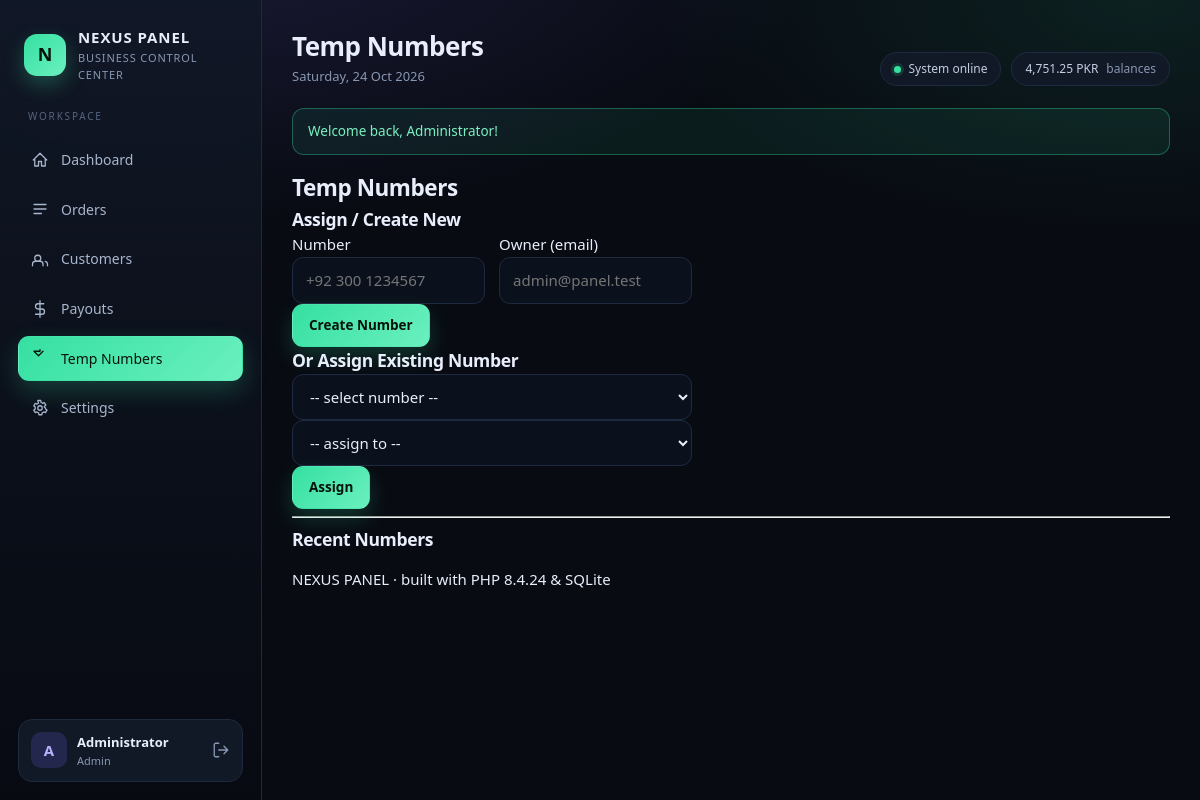
Screenshot of /numbers.php (signed in) with the database file from the repository.
### tables this page shows
CREATE TABLE users (
            id            INTEGER PRIMARY KEY AUTOINCREMENT,
            name          TEXT    NOT NULL,
            email         TEXT    NOT NULL UNIQUE,
            password_hash TEXT    NOT NULL,
            role          TEXT    NOT NULL DEFAULT "admin",
            created_at    TEXT    NOT NULL
        );

### inc/db.php (called while the page is built, shortened)
<?php
function db(): PDO
{
    static $pdo = null;
    if ($pdo instanceof PDO) {
        return $pdo;
    }
    $dir = BASE_PATH . '/data';
    $pdo = new PDO('sqlite:' . $dir . '/panel.sqlite');
    $pdo->setAttribute(PDO::ATTR_ERRMODE, PDO::ERRMODE_EXCEPTION);
    $pdo->setAttribute(PDO::ATTR_DEFAULT_FETCH_MODE, PDO::FETCH_ASSOC);
    $pdo->exec('PRAGMA foreign_keys = ON');
    db_seed($pdo);
    return $pdo;
}
function db_seed(PDO $pdo): void
{
    $count = (int) $pdo->query('SELECT COUNT(*) FROM users')->fetchColumn();
    if ($count > 0) {
        return;
    }
}

### inc/functions.php (called while the page is built, shortened)
<?php
function e(?string $value): string
{
    return htmlspecialchars((string) $value, ENT_QUOTES | ENT_SUBSTITUTE, 'UTF-8');
}
function money(float $amount): string
{
    return number_format($amount, 2) . ' ' . setting('currency', 'PKR');
}
function setting(string $key, string $default = ''): string
{
    static $cache = null;
    if ($cache === null) {
        $cache = [];
        foreach (db()->query('SELECT key, value FROM settings') as $row) {
            $cache[$row['key']] = $row['value'];
        }
    }
    return $cache[$key] ?? $default;
}
function take_flash(): array
{
    $items = $_SESSION['flash'] ?? [];
    return $items;
}
function current_user(): ?array
{
    static $user = null;
    if ($user !== null) {
        return $user;
    }
    $id = $_SESSION['user_id'] ?? null;
    $stmt = db()->prepare('SELECT id, name, email, role FROM users WHERE id = :id');
    $stmt->execute([':id' => $id]);
    $row = $stmt->fetch();
    $user = $row ?: null;
    return $user;
}
function require_login(): void
{
    if (!current_user()) {
        redirect('login.php');
    }
}
function stats(): array
{
    $pdo = db();
    $today = date('Y-m-d');
    $ordersToday = (int) $pdo
        ->query("SELECT COUNT(*) FROM orders WHERE date(created_at) = '$today'")
        ->fetchColumn();
    $ordersTotal = (int) $pdo->query('SELECT COUNT(*) FROM orders')->fetchColumn();
    $revenue = (float) $pdo
        ->query("SELECT COALESCE(SUM(amount), 0) FROM orders WHERE status = 'done'")
        ->fetchColumn();
    $payoutsPending = (float) $pdo
        ->query("SELECT COALESCE(SUM(amount), 0) FROM payouts WHERE status = 'pending'")
        ->fetchColumn();
    $customers = (int) $pdo->query('SELECT COUNT(*) FROM customers')->fetchColumn();
    $balances = (float) $pdo->query('SELECT COALESCE(SUM(balance), 0) FROM customers')->fetchColumn();
    return [
        'orders_today'    => $ordersToday,
        'orders_total'    => $ordersTotal,
        'revenue'         => $revenue,
        'payouts_pending' => $payoutsPending,
        'customers'       => $customers,
        'balances'        => $balances,
    ];
}

### inc/layout.php (the view, shortened to what this page needs)
<?php
function render_header(string $active, string $title): void
{
    $user = current_user();
    $site = setting('site_name', 'NEXUS PANEL');
    $nav = [
        'dashboard' => ['Dashboard', 'M3 12l9-9 9 9M5 10v10h5v-6h4v6h5V10'],
        'orders'    => ['Orders',    'M4 6h16M4 12h16M4 18h10'],
        'customers' => ['Customers', 'M16 21v-2a4 4 0 00-4-4H6a4 4 0 00-4 4v2M9 7a4 4 0 100 8 4 4 0 000-8zm13 14v-2a4 4 0 00-3-3.87'],
        'payouts'   => ['Payouts',   'M12 1v22M17 5H9.5a3.5 3.5 0 000 7h5a3.5 3.5 0 010 7H6'],
        'numbers'   => ['Temp Numbers', 'M12 1v2H4l6 6 6-6'],
        'settings'  => ['Settings',  'M12 15a3 3 0 100-6 3 3 0 000 6zm7.4-3a7.4 7.4 0 01-.1 1.2l2 1.6-2 3.4-2.4-1a7.5 7.5 0 01-2 1.2l-.4 2.6h-4l-.4-2.6a7.5 7.5 0 01-2-1.2l-2.4 1-2-3.4 2-1.6a7.4 7.4 0 010-2.4l-2-1.6 2-3.4 2.4 1a7.5 7.5 0 012-1.2L9 2h4l.4 2.6a7.5 7.5 0 012 1.2l2.4-1 2 3.4-2 1.6c.06.4.1.8.1 1.2z'],
    ];
    ?>
<!DOCTYPE html>
<html lang="en">
<head>
<link rel="stylesheet" href="assets/app.css">
</head>
<body>
<div class="shell">
    <aside class="sidebar">
        <div class="brand">
            <div class="brand-mark">N</div>
            <div>
                <div class="brand-name"><?= e($site) ?></div>
                <div class="brand-sub"><?= e(setting('tagline', 'Control Center')) ?></div>
            </div>
        </div>
        <nav class="nav">
            <div class="nav-label">Workspace</div>
            <?php foreach ($nav as $key => [$label, $path]): ?>
            <a class="nav-item <?= $active === $key ? 'is-active' : '' ?>" href="<?= e($key) ?>.php">
                <svg viewBox="0 0 24 24" aria-hidden="true"><path d="<?= e($path) ?>"/></svg>
                <span><?= e($label) ?></span>
            </a>
            <?php endforeach; ?>
        </nav>
        <div class="sidebar-foot">
            <div class="avatar"><?= e(strtoupper(substr((string) ($user['name'] ?? 'A'), 0, 1))) ?></div>
            <div class="who">
                <div class="who-name"><?= e($user['name'] ?? '') ?></div>
                <div class="who-role"><?= e(ucfirst($user['role'] ?? 'admin')) ?></div>
            </div>
            <a class="logout" href="logout.php" title="Log out">
                <svg viewBox="0 0 24 24" aria-hidden="true"><path d="M9 21H5a2 2 0 01-2-2V5a2 2 0 012-2h4M16 17l5-5-5-5M21 12H9"/></svg>
            </a>
        </div>
    </aside>
    <main class="main">
        <header class="topbar">
            <div>
                <h1><?= e($title) ?></h1>
                <p class="muted"><?= e(date('l, d M Y')) ?></p>
            </div>
            <div class="topbar-side">
                <span class="pill"><span class="dot"></span> System online</span>
                <span class="pill"><?= e(money((float) (stats()['balances']))) ?> <em>balances</em></span>
            </div>
        </header>
        <?php foreach (take_flash() as $f): ?>
            <div class="alert alert-<?= e($f['type']) ?>"><?= e($f['message']) ?></div>
        <?php endforeach; ?>
<?php
}
    ?>

### assets/app.css (style rules this page uses)
:root { --bg: #080b12; --bg-soft: #0d1220; --card: #111826; --card-2: #151d2e; --line: #1e2a3f; --text: #e8eefb; --muted: #8797b2; --accent: #35e0a1; --accent-2: #7c6cff; --danger: #ff5d6c; --warn: #ffb547; --radius: 16px; --shadow: 0 18px 40px rgba(0, 0, 0, .35); }
* { box-sizing: border-box; }
html, body { margin: 0; padding: 0; }
body { background: radial-gradient(1100px 500px at 15% -10%, rgba(124, 108, 255, .16), transparent 60%), radial-gradient(900px 420px at 95% 0%, rgba(53, 224, 161, .10), transparent 55%), var(--bg); color: var(--text); font: 15px/1.55 "Segoe UI", system-ui, -apple-system, sans-serif; min-height: 100vh; }
a { color: inherit; text-decoration: none; }
h1, h2, h3 { margin: 0; letter-spacing: -.02em; }
.muted { color: var(--muted); margin: 0; font-size: 13px; }
.shell { display: grid; grid-template-columns: 262px 1fr; min-height: 100vh; }
.sidebar { position: sticky; top: 0; align-self: start; height: 100vh; padding: 26px 18px 18px; display: flex; flex-direction: column; gap: 26px; background: linear-gradient(180deg, rgba(17, 24, 38, .92), rgba(8, 11, 18, .92)); border-right: 1px solid var(--line); backdrop-filter: blur(12px); }
.brand { display: flex; align-items: center; gap: 12px; padding: 0 6px; }
.brand-mark { width: 42px; height: 42px; flex: 0 0 42px; display: grid; place-items: center; border-radius: 13px; font-weight: 800; font-size: 18px; color: #06130d; background: linear-gradient(135deg, var(--accent), #6bf0c0); box-shadow: 0 8px 20px rgba(53, 224, 161, .28); }
.brand-name { font-weight: 700; font-size: 15px; letter-spacing: .06em; }
.brand-sub { font-size: 11px; color: var(--muted); letter-spacing: .08em; text-transform: uppercase; }
.nav { display: flex; flex-direction: column; gap: 4px; }
.nav-label { font-size: 10px; letter-spacing: .18em; text-transform: uppercase; color: #56657f; padding: 0 10px 8px; }
.nav-item { display: flex; align-items: center; gap: 12px; padding: 11px 12px; border-radius: 11px; color: #a8b6cd; font-weight: 500; font-size: 14px; border: 1px solid transparent; transition: background .16s, color .16s, border-color .16s; }
.nav-item svg { width: 18px; height: 18px; flex: 0 0 18px; fill: none; stroke: currentColor; stroke-width: 1.7; stroke-linecap: round; stroke-linejoin: round; }
.nav-item.is-active { color: #06130d; background: linear-gradient(135deg, var(--accent), #6bf0c0); box-shadow: 0 10px 24px rgba(53, 224, 161, .22); }
.sidebar-foot { margin-top: auto; display: flex; align-items: center; gap: 10px; padding: 12px; border-radius: 14px; background: var(--card); border: 1px solid var(--line); }
.avatar { width: 36px; height: 36px; flex: 0 0 36px; border-radius: 10px; display: grid; place-items: center; font-weight: 700; background: rgba(124, 108, 255, .18); color: #b9b1ff; }
.who { min-width: 0; }
.who-name { font-size: 13px; font-weight: 600; white-space: nowrap; overflow: hidden; text-overflow: ellipsis; }
.who-role { font-size: 11px; color: var(--muted); }
.logout { margin-left: auto; color: var(--muted); display: grid; place-items: center; }
.logout svg { width: 18px; height: 18px; fill: none; stroke: currentColor; stroke-width: 1.8; stroke-linecap: round; stroke-linejoin: round; }
.main { padding: 26px 30px 30px; display: flex; flex-direction: column; min-width: 0; }
.topbar { display: flex; align-items: flex-end; justify-content: space-between; gap: 16px; flex-wrap: wrap; margin-bottom: 22px; }
.topbar h1 { font-size: 26px; font-weight: 700; }
.topbar-side { display: flex; align-items: center; gap: 10px; flex-wrap: wrap; }
.pill { display: inline-flex; align-items: center; gap: 8px; padding: 7px 13px; border-radius: 999px; background: var(--card); border: 1px solid var(--line); font-size: 12px; color: #c3cee1; }
.pill em { font-style: normal; color: var(--muted); }
.pill .dot { width: 7px; height: 7px; border-radius: 50%; background: var(--accent); box-shadow: 0 0 0 3px rgba(53, 224, 161, .15); }
.alert { padding: 12px 15px; border-radius: 12px; margin-bottom: 16px; font-size: 13.5px; border: 1px solid var(--line); background: var(--card); }
.alert-success { border-color: rgba(53, 224, 161, .35); background: rgba(53, 224, 161, .08); color: #7bf0c2; }

### rows the page displays
users: name "A", name "Administrator", role "Admin"

### other values shown
$site "NEXUS PANEL"
setting('tagline', 'Control Center') "BUSINESS CONTROL CENTER"
$label "Dashboard"
$label "Orders"
$label "Customers"
$label "Payouts"
$label "Temp Numbers"
$label "Settings"
$title "Temp Numbers"
money((float) (stats()['balances'])) "4,751.25 PKR"
$f['message'] "Welcome back, Administrator!"
setting('site_name', 'NEXUS PANEL') "NEXUS PANEL"
PHP_VERSION "8.4.24"
